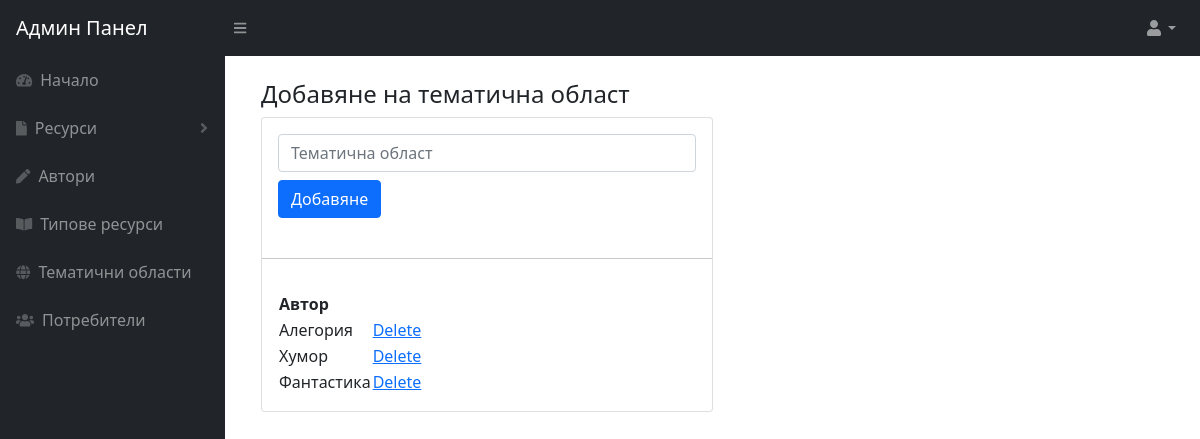
Screenshot of /admin/fields/ with the database file from the repository.
### tables this page shows
CREATE TABLE `fields` (
  `field_id` int(11) NOT NULL,
  `field_name` varchar(255) NOT NULL
);

### admin/views/fields.php (the view, shortened to what this page needs)
<div class="container-fluid">
    <div class="row">
        <div class="col-md-12 my-4">
            <h4 class="card-title">Добавяне на тематична област</h4>
            <div class="card w-50" style="min-width: 410px;">
                <form method="POST" enctype="multipart/form-data" class="form-horizontal">
                    <div class="card-body">
                        <div class="form-group row mb-2">
                            <div class="input-group">
                                <input name="field_name" type="text" class="form-control" placeholder="Тематична област">
                            </div>
                        </div>
                        <div class="form-group row mb-2">
                            <div class="col-sm-12">
                                <button name="field_submit" type="submit" class="btn btn-primary">Добавяне</button>
                            </div>
                        </div>
                    </div>
                </form>
                <hr>
                <div class="card-body">
                <table id="datatablesSimple">
                    <thead>
                        <tr>
                            <th>Автор</th>
                            <th></th>
                        </tr>
                    </thead>
                    <tbody>
                        <?php
                    $query = "SELECT * FROM fields";
                    $read_query = mysqli_query($connection, $query);
                    while($row = mysqli_fetch_assoc($read_query)){
                        $field_id = $row['field_id'];
                        $field_name = $row['field_name'];
                        echo "<tr><td>".$field_name."</td>";
                        echo "<td><a onclick=\"return confirm('Наистина ли искате да изтриете тази тематична област?');\" href='/infolib/admin/fields/delete/".$field_id."'>Delete</a></td>";
                    }
                    ?>
                    </tbody>
                </table>
            </div></div>

### rows the page displays
fields: field_name "Алегория"
fields: field_name "Хумор"
fields: field_name "Фантастика"
